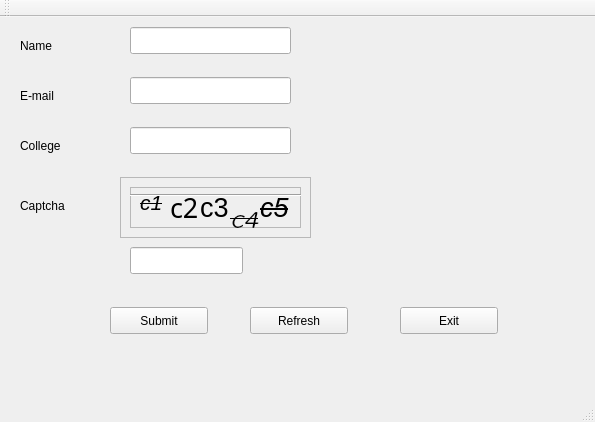
<?xml version="1.0" encoding="UTF-8"?>
<ui version="4.0">
 <class>MainWindow</class>
 <widget class="QMainWindow" name="MainWindow">
  <property name="geometry">
   <rect>
    <x>0</x>
    <y>0</y>
    <width>595</width>
    <height>422</height>
   </rect>
  </property>
  <property name="windowTitle">
   <string>MainWindow</string>
  </property>
  <widget class="QWidget" name="centralWidget">
   <widget class="QLabel" name="label">
    <property name="geometry">
     <rect>
      <x>20</x>
      <y>20</y>
      <width>66</width>
      <height>17</height>
     </rect>
    </property>
    <property name="text">
     <string>Name</string>
    </property>
   </widget>
   <widget class="QLabel" name="label_2">
    <property name="geometry">
     <rect>
      <x>20</x>
      <y>70</y>
      <width>66</width>
      <height>17</height>
     </rect>
    </property>
    <property name="text">
     <string>E-mail</string>
    </property>
   </widget>
   <widget class="QLabel" name="label_3">
    <property name="geometry">
     <rect>
      <x>20</x>
      <y>120</y>
      <width>66</width>
      <height>17</height>
     </rect>
    </property>
    <property name="text">
     <string>College</string>
    </property>
   </widget>
   <widget class="QLabel" name="label_4">
    <property name="geometry">
     <rect>
      <x>20</x>
      <y>180</y>
      <width>66</width>
      <height>17</height>
     </rect>
    </property>
    <property name="text">
     <string>Captcha</string>
    </property>
   </widget>
   <widget class="QLineEdit" name="name">
    <property name="geometry">
     <rect>
      <x>130</x>
      <y>10</y>
      <width>161</width>
      <height>27</height>
     </rect>
    </property>
   </widget>
   <widget class="QLineEdit" name="email">
    <property name="geometry">
     <rect>
      <x>130</x>
      <y>60</y>
      <width>161</width>
      <height>27</height>
     </rect>
    </property>
   </widget>
   <widget class="QLineEdit" name="clg">
    <property name="geometry">
     <rect>
      <x>130</x>
      <y>110</y>
      <width>161</width>
      <height>27</height>
     </rect>
    </property>
   </widget>
   <widget class="QLineEdit" name="captcha">
    <property name="geometry">
     <rect>
      <x>130</x>
      <y>230</y>
      <width>113</width>
      <height>27</height>
     </rect>
    </property>
   </widget>
   <widget class="QPushButton" name="pushButton">
    <property name="geometry">
     <rect>
      <x>110</x>
      <y>290</y>
      <width>98</width>
      <height>27</height>
     </rect>
    </property>
    <property name="text">
     <string>Submit</string>
    </property>
   </widget>
   <widget class="QFrame" name="frame">
    <property name="geometry">
     <rect>
      <x>120</x>
      <y>160</y>
      <width>191</width>
      <height>61</height>
     </rect>
    </property>
    <property name="frameShape">
     <enum>QFrame::StyledPanel</enum>
    </property>
    <property name="frameShadow">
     <enum>QFrame::Raised</enum>
    </property>
    <widget class="QFrame" name="frame_2">
     <property name="geometry">
      <rect>
       <x>10</x>
       <y>10</y>
       <width>171</width>
       <height>41</height>
      </rect>
     </property>
     <property name="frameShape">
      <enum>QFrame::StyledPanel</enum>
     </property>
     <property name="frameShadow">
      <enum>QFrame::Raised</enum>
     </property>
     <widget class="QLabel" name="c1">
      <property name="geometry">
       <rect>
        <x>10</x>
        <y>0</y>
        <width>31</width>
        <height>31</height>
       </rect>
      </property>
      <property name="font">
       <font>
        <pointsize>16</pointsize>
        <italic>true</italic>
        <strikeout>true</strikeout>
       </font>
      </property>
      <property name="text">
       <string>c1</string>
      </property>
     </widget>
     <widget class="QLabel" name="c2">
      <property name="geometry">
       <rect>
        <x>40</x>
        <y>10</y>
        <width>31</width>
        <height>21</height>
       </rect>
      </property>
      <property name="font">
       <font>
        <family>KacstNaskh</family>
        <pointsize>20</pointsize>
        <strikeout>false</strikeout>
       </font>
      </property>
      <property name="text">
       <string>c2</string>
      </property>
     </widget>
     <widget class="QLabel" name="c3">
      <property name="geometry">
       <rect>
        <x>70</x>
        <y>10</y>
        <width>31</width>
        <height>21</height>
       </rect>
      </property>
      <property name="font">
       <font>
        <pointsize>20</pointsize>
       </font>
      </property>
      <property name="text">
       <string>c3</string>
      </property>
     </widget>
     <widget class="QLabel" name="c4">
      <property name="geometry">
       <rect>
        <x>100</x>
        <y>20</y>
        <width>31</width>
        <height>21</height>
       </rect>
      </property>
      <property name="font">
       <font>
        <family>LMSansQuot8</family>
        <pointsize>18</pointsize>
        <italic>true</italic>
        <strikeout>true</strikeout>
       </font>
      </property>
      <property name="text">
       <string>c4</string>
      </property>
     </widget>
     <widget class="QLabel" name="c5">
      <property name="geometry">
       <rect>
        <x>130</x>
        <y>10</y>
        <width>31</width>
        <height>21</height>
       </rect>
      </property>
      <property name="font">
       <font>
        <pointsize>20</pointsize>
        <weight>50</weight>
        <italic>true</italic>
        <bold>false</bold>
        <strikeout>true</strikeout>
       </font>
      </property>
      <property name="text">
       <string>c5</string>
      </property>
     </widget>
     <widget class="Line" name="line">
      <property name="geometry">
       <rect>
        <x>0</x>
        <y>0</y>
        <width>181</width>
        <height>16</height>
       </rect>
      </property>
      <property name="orientation">
       <enum>Qt::Horizontal</enum>
      </property>
     </widget>
    </widget>
   </widget>
   <widget class="QPushButton" name="refresh">
    <property name="geometry">
     <rect>
      <x>250</x>
      <y>290</y>
      <width>98</width>
      <height>27</height>
     </rect>
    </property>
    <property name="text">
     <string>Refresh</string>
    </property>
   </widget>
   <widget class="QPushButton" name="exit">
    <property name="geometry">
     <rect>
      <x>400</x>
      <y>290</y>
      <width>98</width>
      <height>27</height>
     </rect>
    </property>
    <property name="text">
     <string>Exit</string>
    </property>
   </widget>
   <zorder>frame</zorder>
   <zorder>label</zorder>
   <zorder>label_2</zorder>
   <zorder>label_3</zorder>
   <zorder>label_4</zorder>
   <zorder>name</zorder>
   <zorder>email</zorder>
   <zorder>clg</zorder>
   <zorder>captcha</zorder>
   <zorder>pushButton</zorder>
   <zorder>refresh</zorder>
   <zorder>exit</zorder>
  </widget>
  <widget class="QMenuBar" name="menuBar">
   <property name="geometry">
    <rect>
     <x>0</x>
     <y>0</y>
     <width>595</width>
     <height>25</height>
    </rect>
   </property>
  </widget>
  <widget class="QToolBar" name="mainToolBar">
   <attribute name="toolBarArea">
    <enum>TopToolBarArea</enum>
   </attribute>
   <attribute name="toolBarBreak">
    <bool>false</bool>
   </attribute>
  </widget>
  <widget class="QStatusBar" name="statusBar"/>
 </widget>
 <layoutdefault spacing="6" margin="11"/>
 <resources/>
 <connections/>
</ui>
